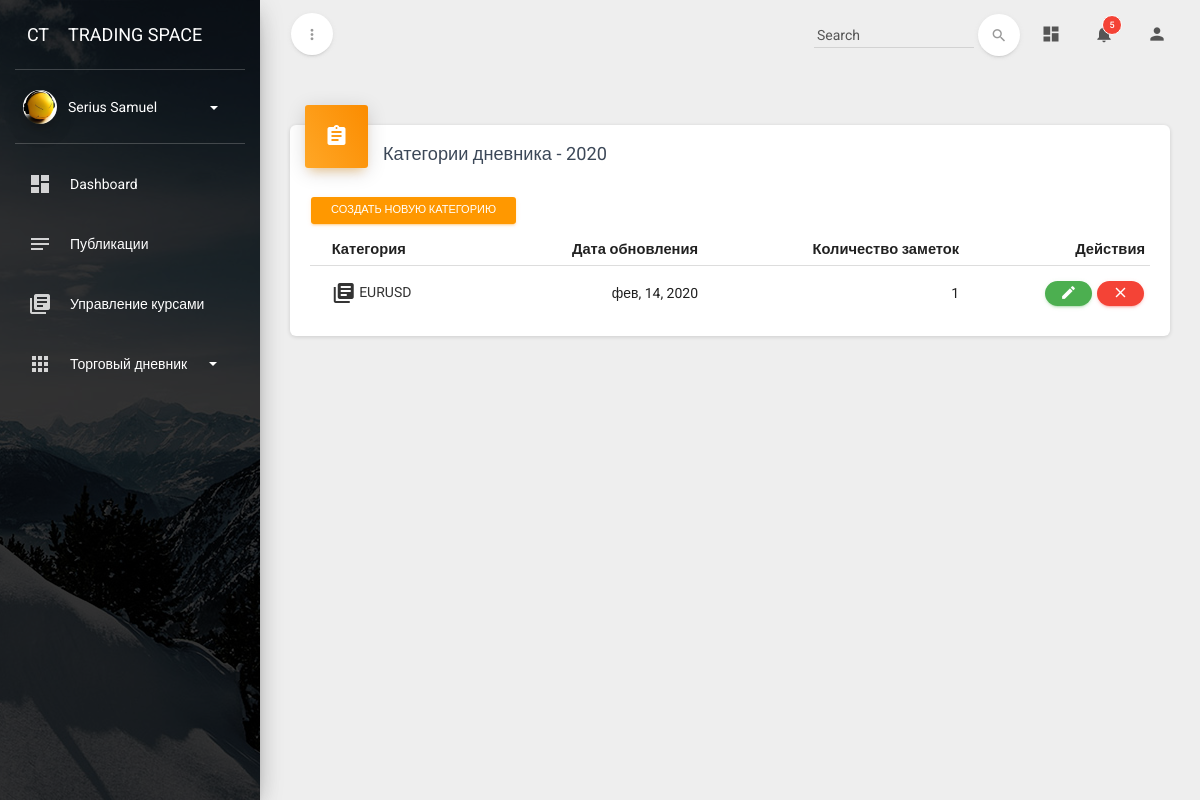
The app's page /diary/6/ (signed in) with its own data.
### profiles/models.py (models this page shows, shortened)
class Profile(models.Model):
    user = models.OneToOneField(User, on_delete=models.CASCADE)
    image = models.ImageField(default='default.png', upload_to='profiles_img', verbose_name='Изображение профиля')
    description = models.CharField(max_length=150, default='Пользователь ресурса', blank=True, verbose_name='О себе')
    categiry_learn = models.ForeignKey(CategoryLearnGroup, on_delete=models.SET_NULL, null=True, blank=True,
                                       verbose_name='Группа обучения')
    class Meta:
        verbose_name = 'Профиль пользователя'
        verbose_name_plural = 'Профили пользователей'

### diary/models.py (models this page shows, shortened)
class DiaryCategory(models.Model):
    name = models.CharField(default='Новый дневник', max_length=150, db_index=True, verbose_name='Название дневника')
    author = models.ForeignKey(User, default=None, on_delete=models.CASCADE, verbose_name='Автор дневника')
    cat_img = models.ImageField(default='diary_img/diary.jpeg', upload_to='diary_img',
                                verbose_name='Изображение категории')
    update_date = models.DateTimeField(auto_now=True, verbose_name='Дата обновления')
    class Meta:
        verbose_name = 'Дневник'
        verbose_name_plural = 'Дневники'
    def get_absolute_url(self):
        return reverse('diary_cat_detail', kwargs={'cat_pk': self.pk})

class DiarySubCategory(models.Model):
    parent = models.ForeignKey(DiaryCategory, blank=True, on_delete=models.CASCADE,
                               verbose_name='Дневник')
    name = models.CharField(max_length=100, verbose_name='Название категории')
    update_date = models.DateTimeField(auto_now=True, verbose_name='')
    class Meta:
        verbose_name = 'Категория дневника'
        verbose_name_plural = 'Категории дневника'

### diary/views.py (the view)
# urls.py: path('<int:cat_pk>/', DiaryCategoryDetailView.as_view(), name='diary_cat_detail'),
class DiaryCategoryDetailView(DetailView):
    model = DiaryCategory
    template_name = 'diary/diarycategory_detail.html'
    pk_url_kwarg = 'cat_pk'
    def get_context_data(self, **kwargs):
        context = super().get_context_data(**kwargs)
        context['subcategories'] = DiarySubCategory.objects.filter(parent=self.object)
        return context

### diary/templatetags/diary_tags.py (called while the page is built)
@register.simple_tag(takes_context=True)
def get_categories(context):
    user = context['user']
    return DiaryCategory.objects.filter(author=user)

### templates/diary/diarycategory_detail.html (shortened to what this page needs)
{% extends 'base_profile.html' %}
{% load static %}
{% block content %}
    <div class="content">
        <div class="container-fluid">
            <div class="row">
                <div class="col-md-12">
                    <div class="card">
                        <div class="card-header card-header-icon" data-background-color="orange">
                            <a href="#"> <i class="material-icons">assignment</i> </a>
                        </div>
                        <div class="card-content">
                            <h4 class="card-title">Категории дневника - {{ object.name }}</h4>
                          <a class="btn btn-warning btn-sm" href="{% url 'diary_subcat_create' cat_pk=object.id %}">Создать новую категорию</a>
                            <div class="table-responsive">
                                <table class="table">
                                    <thead>
                                    <tr>
                                        <th></th>
                                        <th>Категория</th>
                                        <th class="text-right">Дата обновления</th>
                                        <th class="text-right">Количество заметок</th>
                                        <th class="text-right">Действия</th>
                                    </tr>
                                    </thead>
                                    <tbody>
                                    {% for category in subcategories %}
                                            <tr>
                                                <td></td>
                                                <td>
                                                    {% if category.diarynote_set.first is None %}
                                                        <a href="{% url 'diary_note_create' cat_pk=category.parent.id sub_pk=category.id %}"><i
                                                                class="material-icons">
                                                            library_books
                                                        </i> {{ category.name }}</a>
                                                    {% else %}
                                                        <a href="{% url 'diary_note_update' cat_pk=category.parent.id sub_pk=category.id note_pk=category.diarynote_set.first.id %}"><i
                                                                class="material-icons">
                                                        </i> {{ category.name }}</a>
                                                    {% endif %}
                                                </td>
                                                <td class="text-right"> {{ category.update_date|date:'b, d, Y' }}</td>
                                                <td class="text-right">{{ category.diarynote_set.count }}</td>
                                                <td class="text-right">
                                                    <a href="{% url 'diary_subcat_update'  cat_pk=category.parent.id sub_pk=category.id %}"
                                                       class="btn btn-success btn-round btn-xs">
                                                        <i class="material-icons">edit</i></a>
                                                    <a href="{% url 'diary_subcat_delete' cat_pk=category.parent.id sub_pk=category.id %}"
                                                       class="btn btn-danger btn-round btn-xs">
                                                        <i class="material-icons">close</i></a>
                                                </td>
                                            </tr>
                                    {% endfor %}
                                    </tbody>
                                </table>
                            </div>
                        </div>
                    </div>
                </div>
            </div>
        </div>
{% endblock %}

### templates/base_profile.html (shortened to what this page needs)
<!doctype html>
{% load static %}
{% load diary_tags %}
<html lang="en">
<head>
    <link href="{% static 'assets/css/bootstrap.min.css' %}" rel="stylesheet"/>
    <link href="{% static 'assets/css/material-dashboard.css' %}" rel="stylesheet"/>
    <link href="https://maxcdn.bootstrapcdn.com/font-awesome/latest/css/font-awesome.min.css" rel="stylesheet">
</head>
<body>
<div class="wrapper">
    <div class="sidebar" data-active-color="orange" data-background-color="black"
         data-image="{% static 'assets/img/sidebar-1.jpg' %}">
        <div class="logo">
            <a href="{% url 'index' %}" class="simple-text logo-mini">
                CT
            </a>
            <a href="{% url 'index' %}" class="simple-text logo-normal">
                Trading Space
            </a>
        </div>
        <div class="sidebar-wrapper">
            <div class="user">
                <div class="photo">
                    <img src="{{ user.profile.image.url }}"/>
                </div>
                <div class="info">
                    <a data-toggle="collapse" href="#collapseExample" class="collapsed">
                    <span>
                         {{ user.get_full_name }}
                        <b class="caret"></b>
                    </span>
                    </a>
                </div>
            </div>
            <ul class="nav">
                <li>
                    <a href="{% url 'dashboard' %}">
                        <i class="material-icons">dashboard</i>
                        <p> Dashboard </p>
                    </a>
                </li>
                <li>
                    <a href="{% url 'user_all_post' %}">
                        <i class="material-icons">notes</i>
                        <p> Публикации </p>
                    </a>
                </li>
                {% if perms.Instructors %}
                    <li>
                        <a href="{% url 'manage_course_list' %}">
                            <i class="material-icons">library_books</i>
                            <p> Управление курсами</p>
                        </a>
                    </li>
                {% endif %}
                {% get_categories as categories %}
                {% if categories.count > 0 %}
                    <li>
                        <a data-toggle="collapse" href="#componentsExamples">
                            <i class="material-icons">apps</i>
                            <p> Торговый дневник
                                <b class="caret"></b>
                            </p>
                        </a>
                    </li>
                {% endif %}
            </ul>
        </div>
    </div>
    <div class="main-panel">
        <nav class="navbar navbar-transparent navbar-absolute">
            <div class="container-fluid">
                <div class="navbar-minimize">
                    <button id="minimizeSidebar" class="btn btn-round btn-white btn-fill btn-just-icon">
                        <i class="material-icons visible-on-sidebar-regular">more_vert</i>
                    </button>
                </div>
                <div class="navbar-header">
                    <a class="navbar-brand" href="#"> </a>
                </div>
                <div class="collapse navbar-collapse">
                    <ul class="nav navbar-nav navbar-right">
                        <li>
                            <a href="#pablo" class="dropdown-toggle" data-toggle="dropdown">
                                <i class="material-icons">dashboard</i>
                            </a>
                        </li>
                        <li class="dropdown">
                            <a href="#" class="dropdown-toggle" data-toggle="dropdown">
                                <i class="material-icons">notifications</i>
                                <span class="notification">5</span>
                            </a>
                        </li>
                        <li class="dropdown">
                            <a href="#pablo" class="dropdown-toggle" data-toggle="dropdown">
                                <i class="material-icons">person</i>
                            </a>
                        </li>
                    </ul>
                    <form class="navbar-form navbar-right" role="search">
                        <div class="form-group form-search is-empty">
                            <input type="text" class="form-control" placeholder=" Search ">
                        </div>
                        <button type="submit" class="btn btn-white btn-round btn-just-icon">
                            <i class="material-icons">search</i>
                            <div class="ripple-container"></div>
                        </button>
                    </form>
                </div>
            </div>
        </nav>
        {% block content %}
        {% endblock %}
    </div>
</div>
</body>
</html>

### records on screen
DiaryCategory: name "2020"
DiarySubCategory: name "EURUSD", update_date "фев, 14, 2020", diarynote_set.count "1"

### other values on screen
{{ user.get_full_name }} "Serius Samuel"
